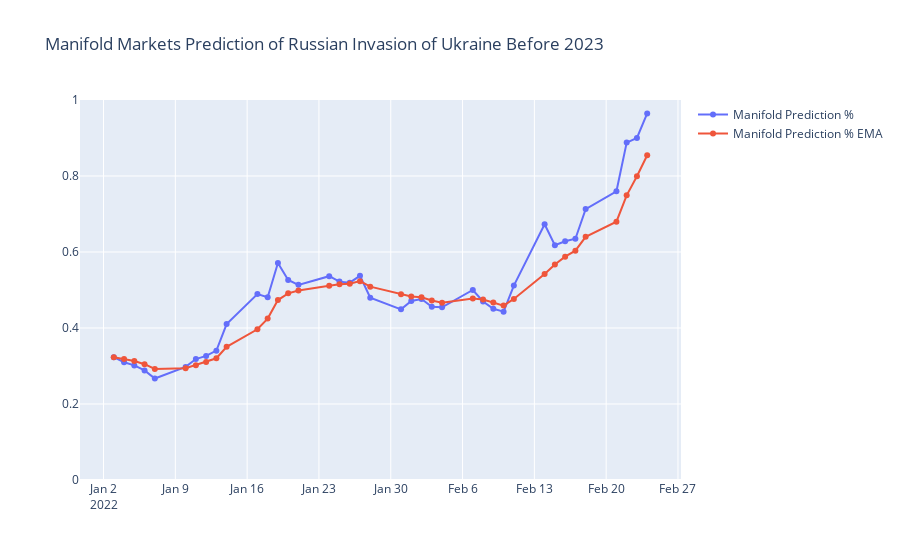

The notebook cell this image was saved under:
### Code cell
fig = plgo.Figure()
fig.add_trace(plgo.Scatter(x=df_probs_grouped['day'], y=df_probs_grouped['prediction'], mode='lines+markers', name='Manifold Prediction %'))
fig.add_trace(plgo.Scatter(x=df_probs_grouped['day'], y=df_probs_grouped['prediction_EMA'], mode='lines+markers', name='Manifold Prediction % EMA'))

fig.update_yaxes(range=[0, 1])
fig.update_layout(title='Manifold Markets Prediction of Russian Invasion of Ukraine Before 2023')
fig.show()
